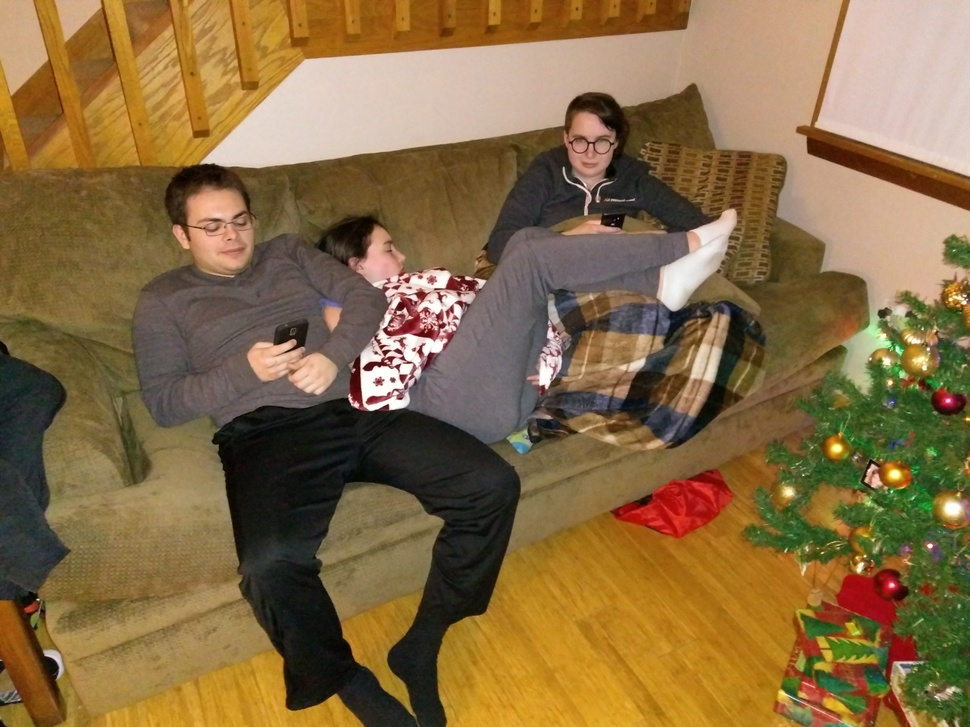
%> input picture img.jpg, 970 x 727 px, shrunk from 3264 x 2448 before the run
$ octave color_edges.m   (GNU Octave 9; MATLAB toolbox functions it lacks are replaced by stand-ins)
%> lines starting %> are read from the running program, lines starting %| are printed output that depends on the picture
%> further down, original is the input picture: size 727x970x3 uint8; mean R, G, B 133.7, 107.3, 67.8
### coloredges.m
function [edge_magnitude, edge_orientation] = coloredges(im)
%COLOREDGES Edges of a color image by the max gradient method.
%   [MAGNITUDE, ORIENTATION] = COLOREDGES(IMAGE)
%   Extracts the edges of a color image without converting it to grayscale.
%
%   Changes in color are detected even when the grayscale color of two
%   pixels are the same. The edge strength is typically greater or equal to
%   the magnitude obtained by simply filtering a grayscale image.
%
%   Optionally, the edge orientation can also be returned.
%
%   Example
%   -------
%   The image generated by the example code shows two edge types:
%     White - edges found by both methods.
%     Red - edges found only by the color method.
%
%   This clearly shows that a significant amount of information is lost by
%   the standard method, but it is recovered with the gradient method.
%
%     figure, im = imread('peppers.png'); imshow(im)
%
%     %get color edges and normalize magnitude
%     C = coloredges(im);
%     C = C / max(C(:));
%
%     %get grayscale edges and normalize magnitude
%     G_image = single(rgb2gray(im)) / 255;
%     G = sqrt(imfilter(G_image, fspecial('sobel')').^2 + imfilter(G_image, fspecial('sobel')).^2);
%     G = G / max(G(:));
%
%     %show comparison
%     figure, imshow(uint8(255 * cat(3, C, G, G)))
%
%   Algorithm
%   ---------
%   The RGB color of each pixel is treated as a 3D vector, and the strength
%   of the edge is the magnitude of the maximum gradient. This also works
%   if the image is in any other (3-dimensional) color space. Direct
%   formulas for the jacobian eigenvalues were used, so this function is
%   vectorized and yields good results without sacrificing performance.
%
%   Author: Joo F. Henriques
%

	%J is the jacobian, its elements are the partial derivatives of r/g/b
	%with respect to x/y. the edge strength is the greatest eigenvalue of:
	% J'*J
	% =
	% [ rx,  gx,  bx ] * [ rx,  ry ]
	% [ ry,  gy,  by ]   [ gx,  gy ]
	% 	                 [ bx,  by ]
	% =
	% [ rx^2 + gx^2 + bx^2,   rx*ry + gx*gy + bx*by ]
	% [ rx*ry + gx*gy + bx*by,   ry^2 + gy^2 + by^2 ]
	% =
	% [ Jx, Jxy ]
	% [ Jxy, Jy ]

	%smoothed partial derivatives using sobel filter (could use any other)
	im = single(im) / 255;
	yfilter = fspecial('sobel');
	xfilter = yfilter';

	rx = imfilter(im(:,:,1), xfilter);
	gx = imfilter(im(:,:,2), xfilter);
	bx = imfilter(im(:,:,3), xfilter);
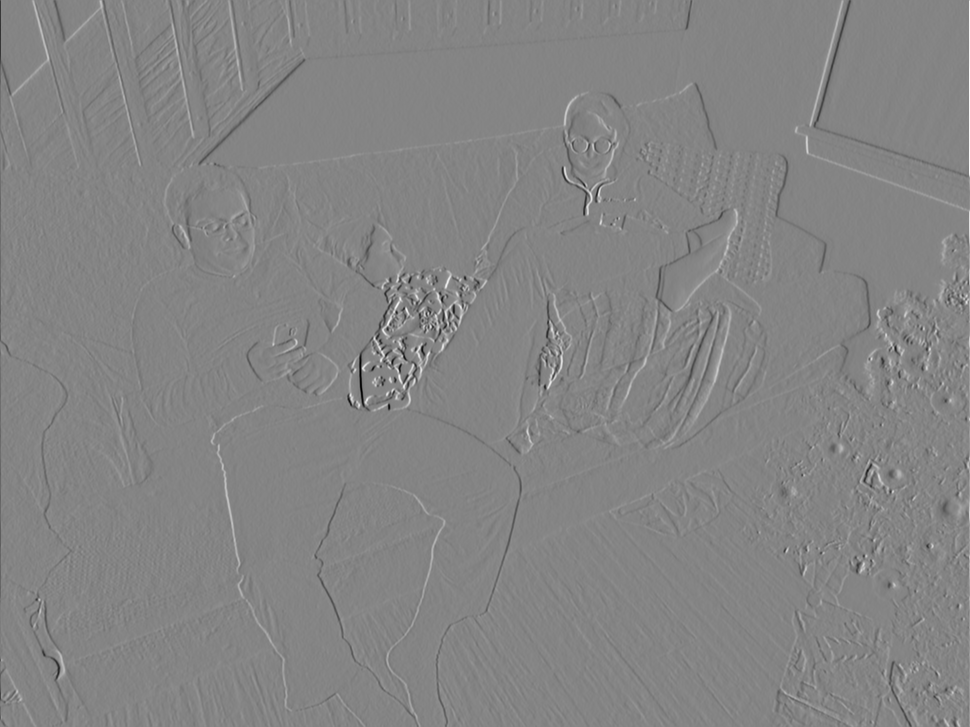
%> bx: size 727x970 single; min -3.49, max 3.22, mean -0.000649; drawn with min black and max white

	ry = imfilter(im(:,:,1), yfilter);
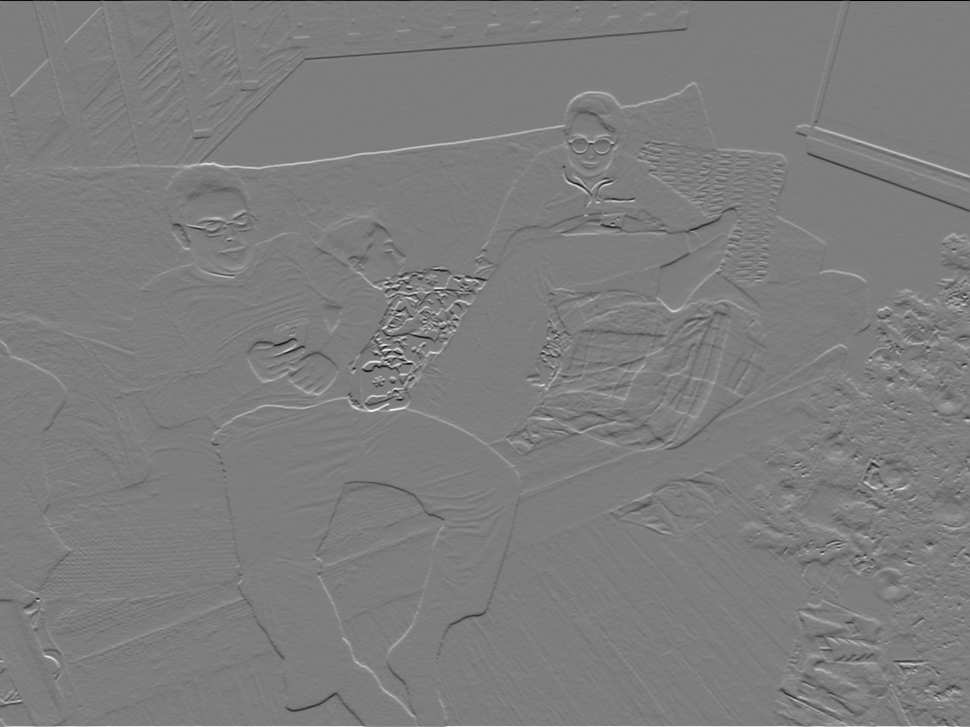
%> ry: size 727x970 single; min -3.53, max 3.62, mean -9.29e-06; drawn with min black and max white
	gy = imfilter(im(:,:,2), yfilter);
	by = imfilter(im(:,:,3), yfilter);

	Jx = rx.^2 + gx.^2 + bx.^2;
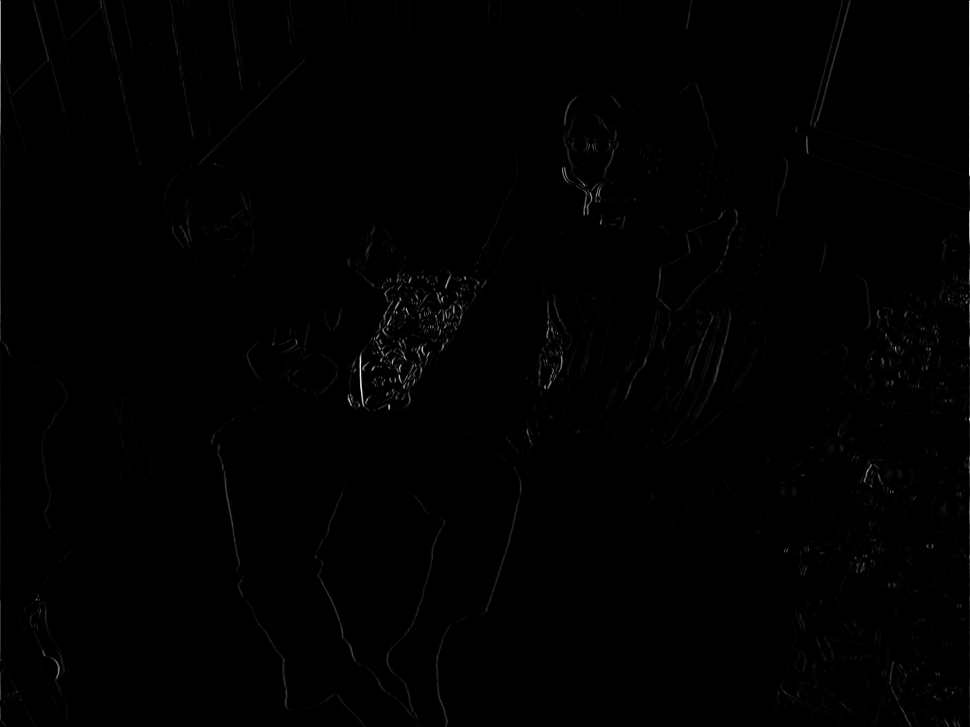
%> Jx: size 727x970 single; min 0, max 35.67, mean 0.2; drawn with min black and max white
	Jy = ry.^2 + gy.^2 + by.^2;
	Jxy = rx.*ry + gx.*gy + bx.*by;

	%compute first (greatest) eigenvalue of 2x2 matrix J'*J.
	%note that the abs() is only needed because some values may be slightly
	%negative due to round-off error.
	D = sqrt(abs(Jx.^2 - 2*Jx.*Jy + Jy.^2 + 4*Jxy.^2));
	e1 = (Jx + Jy + D) / 2;
	%the 2nd eigenvalue would be:  e2 = (Jx + Jy - D) / 2;

	edge_magnitude = sqrt(e1);
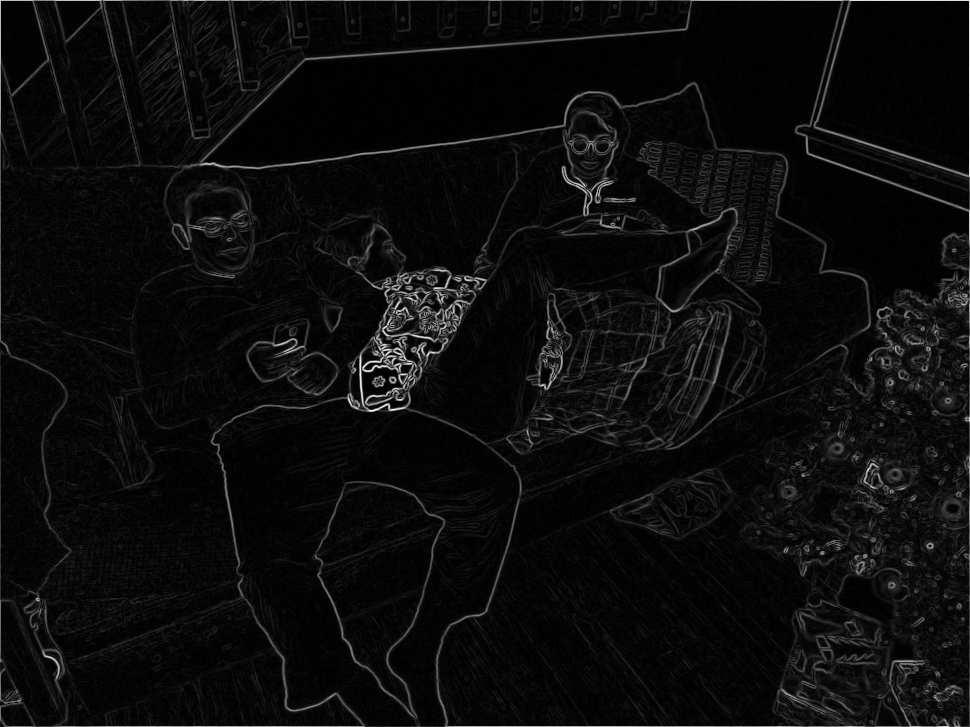
%> edge_magnitude: size 727x970 single; min 0, max 6.21, mean 0.309; drawn with min black and max white

	if nargout > 1,
		%compute edge orientation (from eigenvector tangent)
		edge_orientation = atan2(-Jxy, e1 - Jy);
	end

end

### color_edges.m
% Jackie Loven
% 31 December 2017
% Converts a photo with low grayscale constrast to an engravable trace.
% Uses coloredges.m from
% https://www.mathworks.com/matlabcentral/fileexchange/28114-fast-edges-of-a-color-image--actual-color--not-converting-to-grayscale-

close all;
clear all;
original = imread('/Users/platypus/Desktop/random_stuff/code/matlab/papa_photo_for_engraving/img.jpg');
originalCopy = original;

% get color edges and normalize magnitude
edges = coloredges(originalCopy);
edges = edges / max(edges(:));

% invert image
complement = imcomplement(edges);
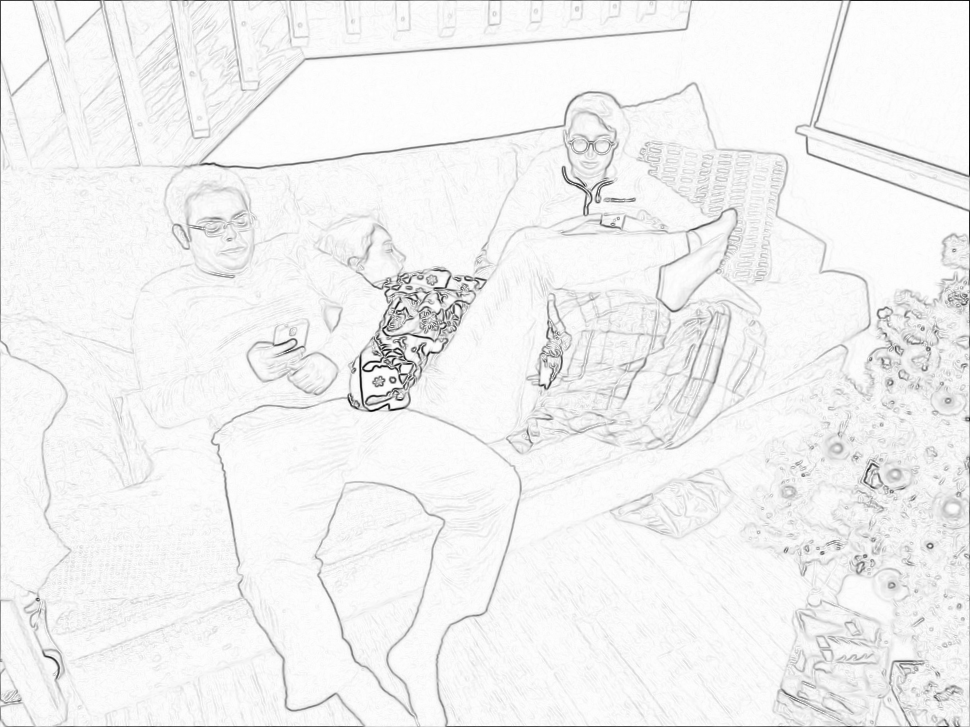
%> complement: size 727x970 single; min 0, max 1, mean 0.95
binaryImage = imbinarize(complement,'adaptive','ForegroundPolarity','dark', 'Sensitivity', 0.6);
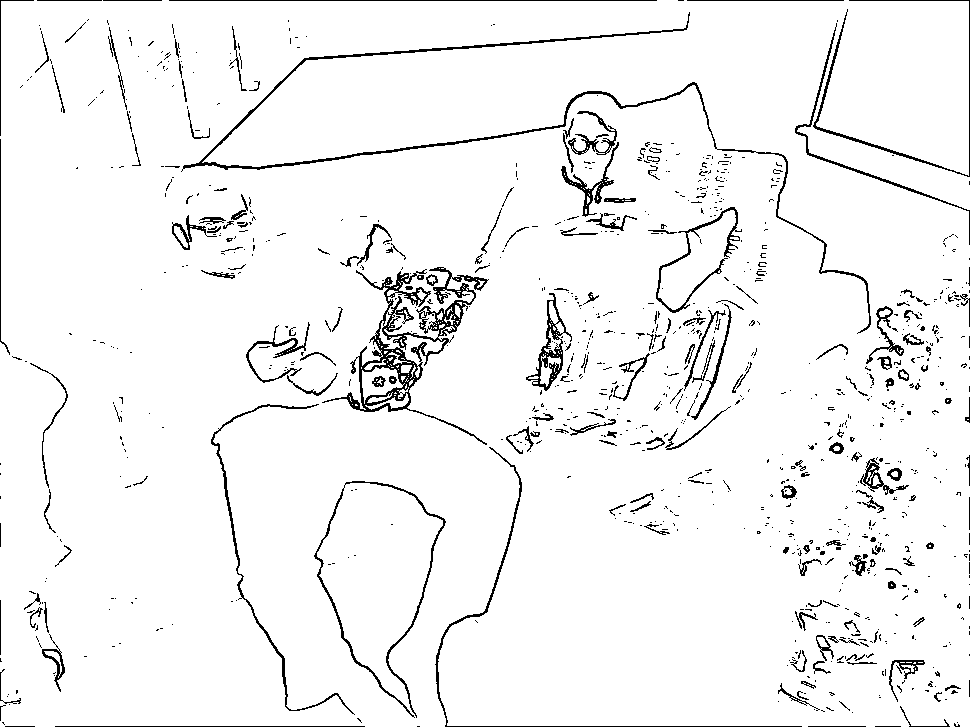
%> binaryImage: size 727x970 logical; 95.3% white; black in thin lines or dots
imwrite(binaryImage,'/Users/platypus/Desktop/random_stuff/code/matlab/papa_photo_for_engraving/img_for_engraving.png')

imshow(binaryImage)
